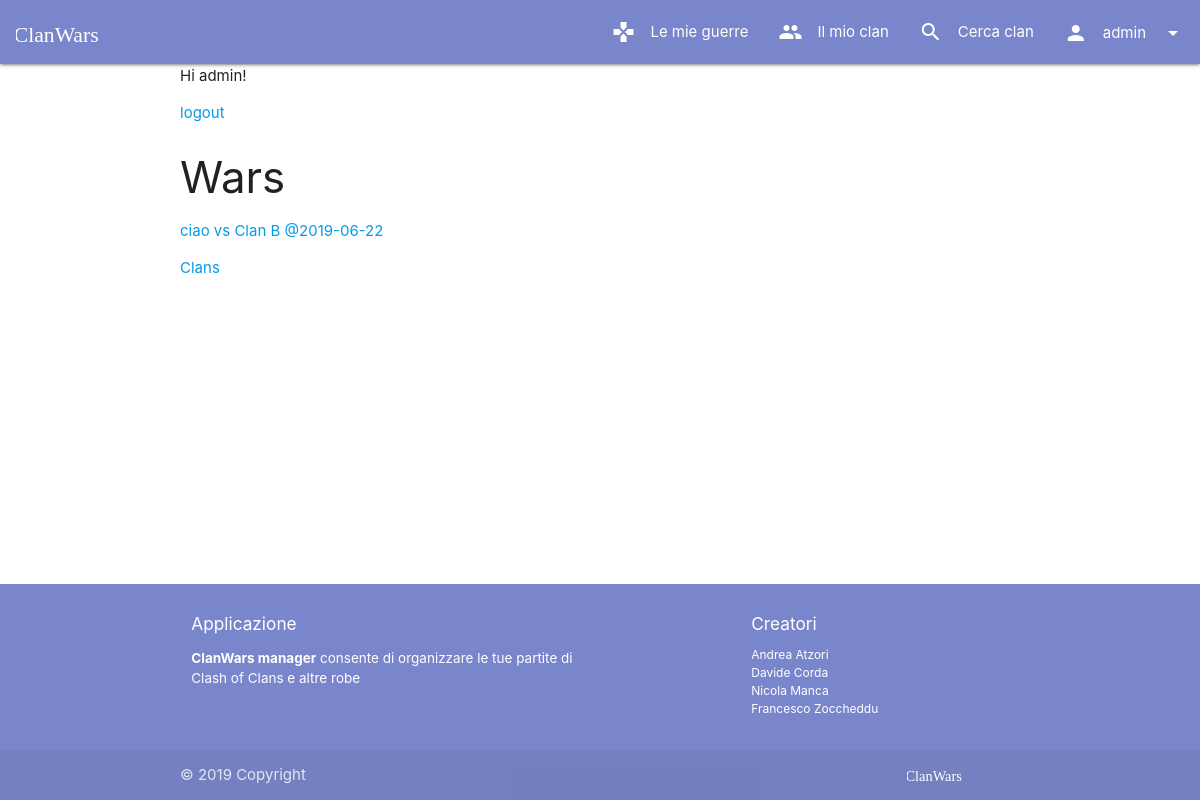
Before: / (signed in) with the older database file.
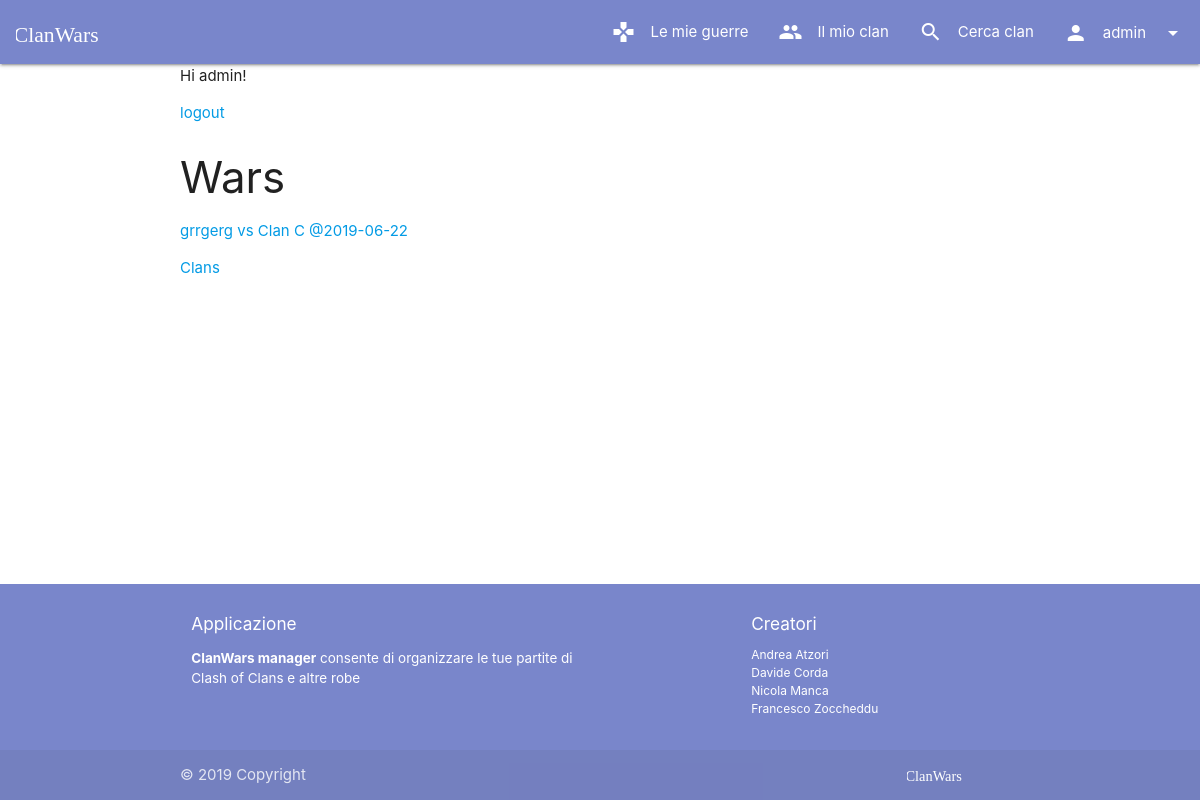
After: the same page with the newer database file.
### manager/models.py (models this page shows, shortened)
class War(models.Model):
    allyClan = models.ForeignKey(Clan, on_delete=models.CASCADE, related_name="wars", null=False, blank=False)
    enemyClanName = models.TextField(max_length=30)
    date = models.DateField()
    def get_absolute_url(self):
        return reverse("wars_details", kwargs={'pk': self.pk})
    def __str__(self):
        return f"{self.allyClan.name} vs {self.enemyClanName} @{self.date}"

class Clan(models.Model):
    name = models.CharField(max_length=30)
    clanMaster = models.OneToOneField(User, on_delete=models.CASCADE, related_name="+", null=False, blank=False)
    maxMembers = models.PositiveSmallIntegerField(default=20, validators=[MinValueValidator(1), MaxValueValidator(50)])
    def get_absolute_url(self):
        return reverse("clans_details", kwargs={'pk': self.pk})

### manager/views/home.py (the view)
# urls.py: path(r'', HomeDispatcherView.as_view(), name='home'),
class HomeDispatcherView(View):
    def dispatch(self, request, **kwargs):
        if request.user.is_authenticated and request.user.clan is not None:
            return WarListView.as_view()(request, **kwargs)
        else:
            return render(request, 'home/homepage.html')

### manager/templatetags/toasts.py (called while the page is built)
@register.simple_tag
def toast_if(condition, message, icon=None):
    return mark_safe(toast(message, icon) if condition else "")

### manager/views/wars.py (called while the page is built)
    def get_queryset(self):
        if self.request.user.clan is None:
            raise PermissionDenied()
        return self.request.user.clan.wars.all()

### manager/templates/wars/list.html (shortened to what this page needs)
{% extends 'base.html' %}
{% block content %}
{% if user.is_authenticated %}
    Hi {{ user.username }}!
    <p><a href="{% url 'user_logout' %}">logout</a></p>
    <h3>Wars</h3>
    <ul>
          {% for war in wars %}
              <li>
                <a href={{war.get_absolute_url}}>
                    {{war}}
                </a>
              </li>
          {% endfor %}
    </ul>
{% else %}
    <p>You are not logged in</p>
    <a href="{% url 'user_login' %}">login</a> |
    <a href="{% url 'user_signup' %}">signup</a> |
{% endif %}
<a href="{% url 'clans_list' %}">Clans</a>
    {% load toasts %}
{% endblock %}

Changed rows visible on the page:
removed War: allyClan+enemyClanName+date "ciao vs Clan B @2019-06-22"
added War: allyClan+enemyClanName+date "grrgerg vs Clan C @2019-06-22"
